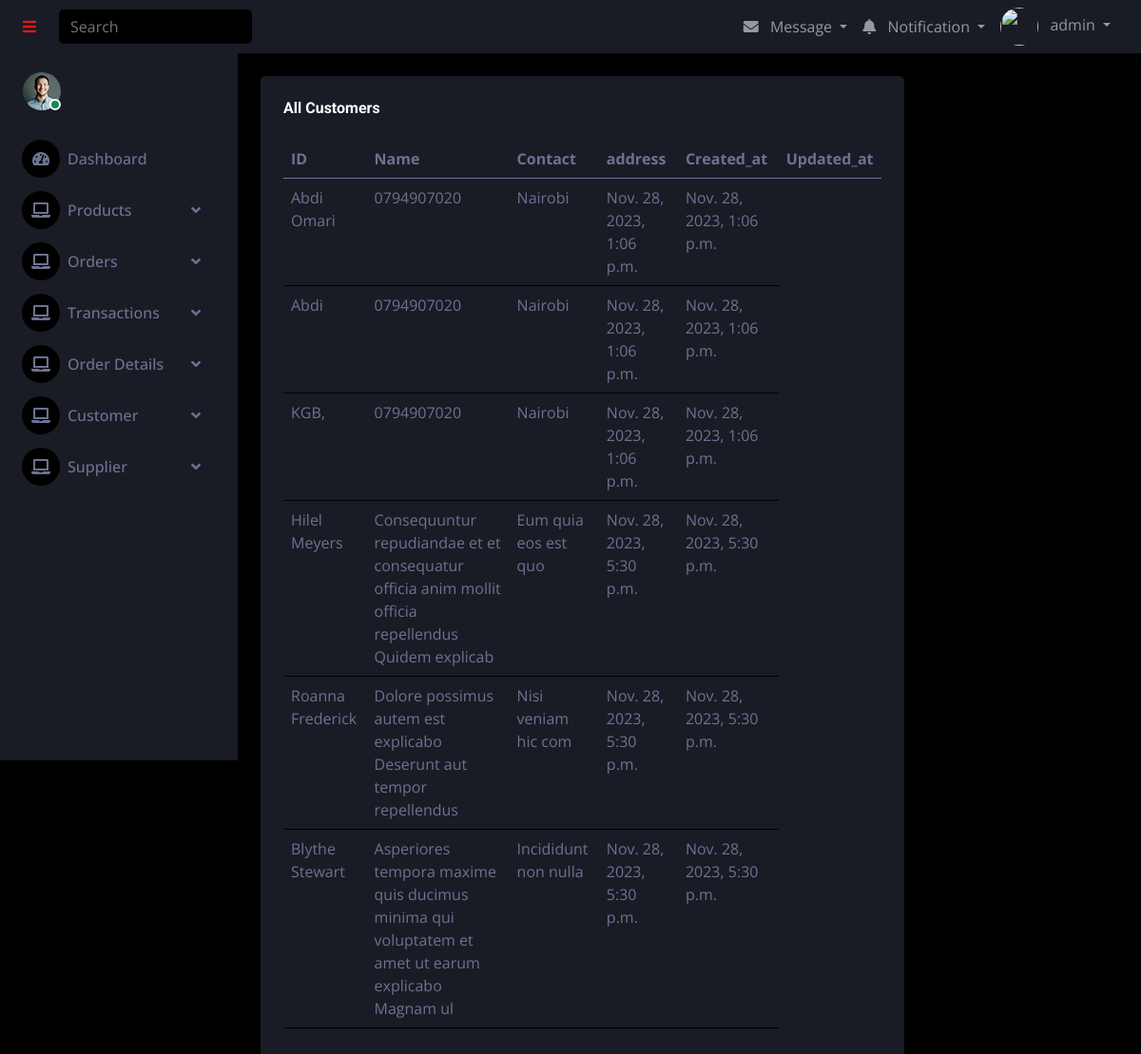
Before: /Customer/ (signed in) with the older database file.
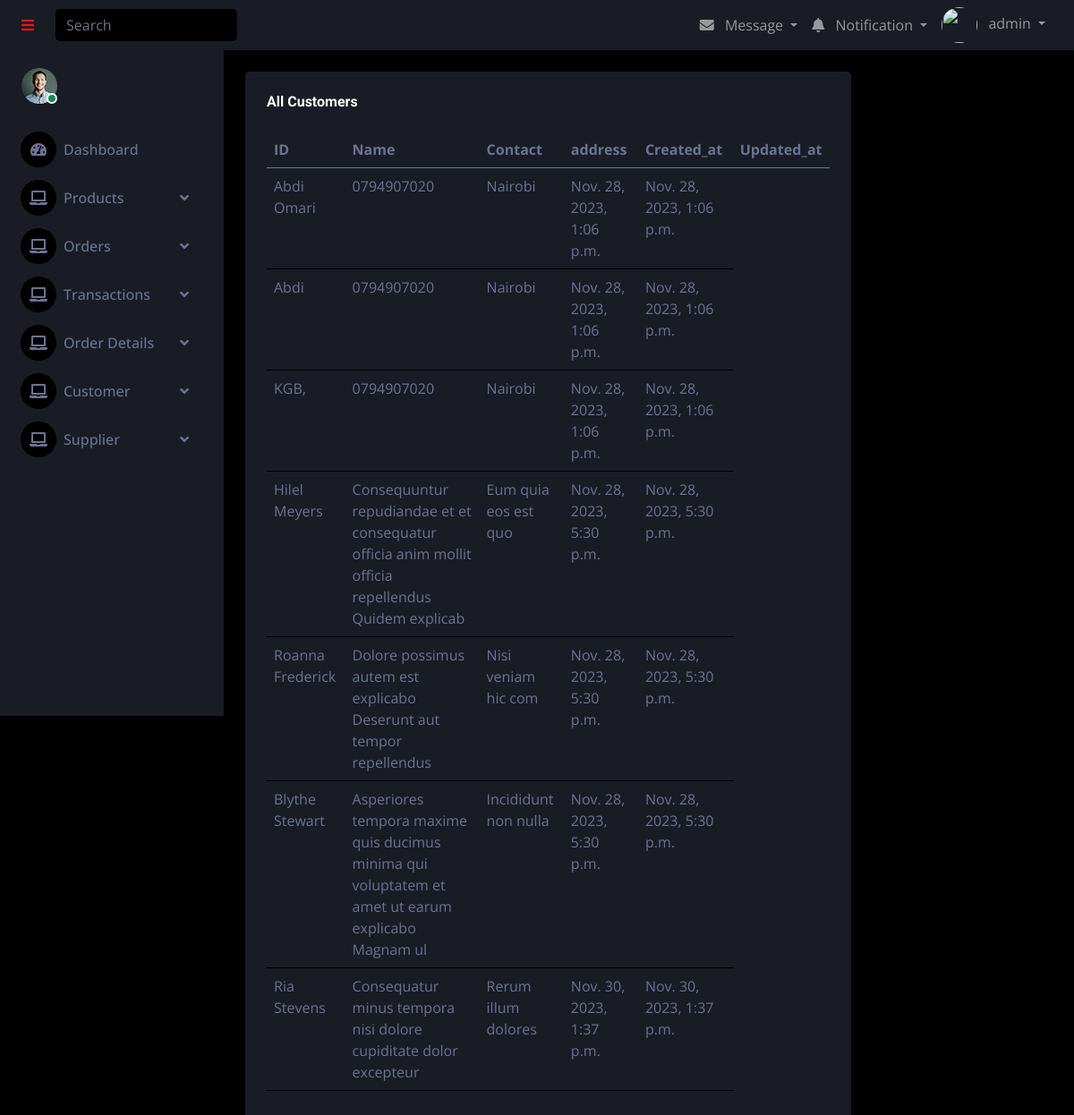
After: the same page with the newer database file.
### inventory_app/models.py (models this page shows, shortened)
class Customer(models.Model):
    name = models.CharField(max_length=100)
    contact = models.CharField(max_length=100)
    address = models.TextField()
    created_at = models.DateTimeField(auto_now_add=True, null=True)  # Once during creation
    updated_at = models.DateTimeField(auto_now=True, null=True)  # Every time an update happens

### inventory_app/views.py (the view)
# urls.py: path('Customer/', views.view_customers, name='view_customers'),
@login_required
def view_customers(request):
    customers = Customer.objects.all()
    paginator = Paginator(customers, 20)
    page_number = request.GET.get("page")
    data = paginator.get_page(page_number)
    return render(request, "view_customers.html", {"customers": customers})

### templates/view_customers.html (shortened to what this page needs)
{% extends "layout/master.html" %}
{% load humanize %}
{% block content %}
    <div class="container-fluid position-relative d-flex p-0">
     <div class="content">
      <div class="container-fluid pt-4 px-4">
     <div class="col-sm-12 col-xl-9">
                        <div class="bg-secondary rounded h-100 p-4">
                            <h6 class="mb-4">All Customers</h6>
                            <table class="table table-hover">
                                <thead>
                                    <tr>
                                        <th scope="col">ID</th>
                                        <th scope="col">Name</th>
                                        <th scope="col">Contact</th>
                                        <th scope="col">address</th>
                                        <th scope="col">Created_at</th>
                                        <th scope="col">Updated_at</th>
                                    </tr>
                                </thead>
                                <tbody>
                                {% for customer in customers %}
                                    <tr>
                                        <td>{{ customer.name }}</td>
                                        <td>{{ customer.contact }}</td>
                                        <td>{{ customer.address }}</td>
                                        <td>{{ customer.created_at }}</td>
                                        <td>{{ customer.updated_at }}</td>
                                    </tr>
                                {% endfor %}
                                </tbody>
                            </table>
                        </div>
                    </div>
      </div>
     </div>
    </div>
{% endblock %}

### templates/layout/master.html (shortened to what this page needs)
{% load static %}
<!DOCTYPE html>
<html lang="en">
<head>
    <link href="https://cdnjs.cloudflare.com/ajax/libs/font-awesome/5.10.0/css/all.min.css" rel="stylesheet">
    <link href="https://cdn.jsdelivr.net/npm/bootstrap-icons@1.4.1/font/bootstrap-icons.css" rel="stylesheet">
    <link href="{% static 'app/lib/owlcarousel/assets/owl.carousel.min.css' %}" rel="stylesheet">
    <link href="{% static 'app/lib/tempusdominus/css/tempusdominus-bootstrap-4.min.css' %}"
          rel="stylesheet" />
    <link href="{% static 'app/css/bootstrap.min.css' %}" rel="stylesheet">
    <link href="{% static 'app/css/style.css' %}" rel="stylesheet">
</head>
<body>
{% include 'partials/header.html' %}
{% block content %}
{% endblock %}
</body>
</html>

### templates/partials/header.html (shortened to what this page needs)
{% load static %}
        <div class="sidebar pe-4 pb-3">
            <nav class="navbar bg-secondary navbar-dark">
                <a href="{% url 'home' %}" class="navbar-brand mx-4 mb-3">
                    <h3 class="text-primary">Bonita IMS</h3>
                </a>
                <div class="d-flex align-items-center ms-4 mb-4">
                    <div class="position-relative">
                        <img class="rounded-circle" src="{% static 'app/img/user.jpg' %}" alt=""
                             style="width: 40px;
                        height:
                        40px;">
                        <div class="bg-success rounded-circle border border-2 border-white position-absolute end-0 bottom-0 p-1"></div>
                    </div>
                </div>
                <div class="navbar-nav w-100">
                    <a href="{% url 'home' %}" class="nav-item nav-link"><i class="fa
                    fa-tachometer-alt me-2"></i>Dashboard</a>
                     <div class="nav-item dropdown">
                        <a href="#" class="nav-link dropdown-toggle" data-bs-toggle="dropdown"><i
                                class="fa fa-laptop me-2"></i>Products</a>
                    </div>
                     <div class="nav-item dropdown">
                        <a href="#" class="nav-link dropdown-toggle" data-bs-toggle="dropdown"><i
                                class="fa fa-laptop me-2"></i>Orders</a>
                    </div>
                     <div class="nav-item dropdown">
                        <a href="#" class="nav-link dropdown-toggle" data-bs-toggle="dropdown"><i
                                class="fa fa-laptop me-2"></i>Transactions</a>
                    </div>
                      <div class="nav-item dropdown">
                        <a href="#" class="nav-link dropdown-toggle" data-bs-toggle="dropdown"><i
                                class="fa fa-laptop me-2"></i>Order Details</a>
                    </div>
                     <div class="nav-item dropdown">
                        <a href="#" class="nav-link dropdown-toggle" data-bs-toggle="dropdown"><i
                                class="fa fa-laptop me-2"></i>Customer</a>
                    </div>
                      <div class="nav-item dropdown">
                        <a href="#" class="nav-link dropdown-toggle" data-bs-toggle="dropdown"><i
                                class="fa fa-laptop me-2"></i>Supplier</a>
                    </div>
                </div>
            </nav>
        </div>
            <nav class="navbar navbar-expand bg-secondary navbar-dark sticky-top px-4 py-0">
                <a href="#" class="sidebar-toggler flex-shrink-0">
                    <i class="fa fa-bars"></i>
                </a>
                <form class="d-none d-md-flex ms-4">
                    <input aria-label="search" class="form-control bg-dark border-0" type="search"
                            placeholder="Search">
                </form>
                <div class="navbar-nav align-items-center ms-auto">
                    <div class="nav-item dropdown">
                        <a href="#" class="nav-link dropdown-toggle" data-bs-toggle="dropdown">
                            <i class="fa fa-envelope me-lg-2"></i>
                            <span class="d-none d-lg-inline-flex">Message</span>
                        </a>
                    </div>
                    <div class="nav-item dropdown">
                        <a href="#" class="nav-link dropdown-toggle" data-bs-toggle="dropdown">
                            <i class="fa fa-bell me-lg-2"></i>
                            <span class="d-none d-lg-inline-flex">Notification</span>
                        </a>
                    </div>
                    <div class="nav-item dropdown">
                        {% if user.is_authenticated %}
                        <a href="#" class="nav-link dropdown-toggle" data-bs-toggle="dropdown">
                            <img class="rounded-circle me-lg-2" src="{{ user.image }}" alt=""
                                 style="width:
                            40px; height: 40px;">
                            <span class="d-none d-lg-inline-flex">{{ user.username }}</span>
                        </a>
                        {% endif %}
                    </div>
                </div>
            </nav>

### static/app/css/style.css (style rules this page uses)
:root { --primary: #EB1616; --secondary: #191C24; --light: #6C7293; --dark: #000000; }
.sidebar { position: fixed; top: 0; left: 0; bottom: 0; width: 250px; height: 100vh; overflow-y: auto; background: var(--secondary); transition: 0.5s; z-index: 999; }
.content { margin-left: 250px; min-height: 100vh; background: var(--dark); transition: 0.5s; }
@media (min-width: 992px) { .sidebar { margin-left: 0; } }
@media (min-width: 992px) { .content { width: calc(100% - 250px); } }
.sidebar .navbar .navbar-nav .nav-link { padding: 7px 20px; color: var(--light); font-weight: 500; border-left: 3px solid var(--secondary); border-radius: 0 30px 30px 0; outline: none; }
.sidebar .navbar .navbar-nav .nav-link i { width: 40px; height: 40px; display: inline-flex; align-items: center; justify-content: center; background: var(--dark); border-radius: 40px; }
.sidebar .navbar .dropdown-toggle::after { position: absolute; top: 15px; right: 15px; border: none; content: "\f107"; font-family: "Font Awesome 5 Free"; font-weight: 900; transition: .5s; }

Changed rows visible on the page:
added Customer: name "Ria Stevens", contact "Consequatur minus tempora nisi dolore cupiditate dolor excepteur", address "Rerum illum dolores", created_at "Nov. 30, 2023, 1:37 p.m.", updated_at "Nov. 30, 2023, 1:37 p.m."
